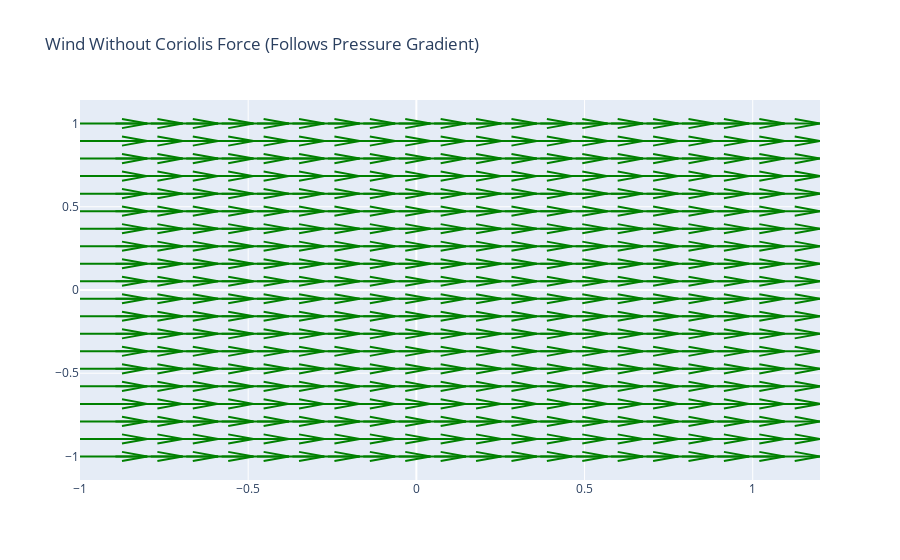

Notebook code for this chart:
### Code cell
import plotly.figure_factory as ff
import numpy as np

# Grid
x, y = np.meshgrid(np.linspace(-1, 1, 20), np.linspace(-1, 1, 20))
p = -x  # pressure decreases left to right

# Pressure gradient (pointing from high to low)
dpdx = np.gradient(p, axis=1)
dpdy = np.gradient(p, axis=0)

# Wind now moves directly down gradient (like gravity pulling it)
u = -dpdx
v = -dpdy

# Normalize for plotting
mag = np.sqrt(u**2 + v**2)
mag[mag == 0] = 1  # avoid division by zero
u_n = u / mag
v_n = v / mag

# Plot
fig = ff.create_quiver(x, y, u_n, v_n, scale=0.2,
                       arrow_scale=0.4, line=dict(color='green'),
                       name='Wind (No Coriolis)')
fig.update_layout(title="Wind Without Coriolis Force (Follows Pressure Gradient)")
fig.show()

### Figure 1 — Plotly figure (JSON) as saved in the notebook; plotly's stock layout.template omitted (floating-point values rounded to 4 significant figures; data arrays with more than 128 entries replaced by an {"elided": "..."} marker saying what was removed)
{"data": [{"line": {"color": "green"}, "mode": "lines", "name": "Wind (No Coriolis)", "type": "scatter", "x": {"elided": "2800 float values"}, "y": {"elided": "2800 float values"}}], "layout": {"hovermode": "closest", "title": {"text": "Wind Without Coriolis Force (Follows Pressure Gradient)"}}}
